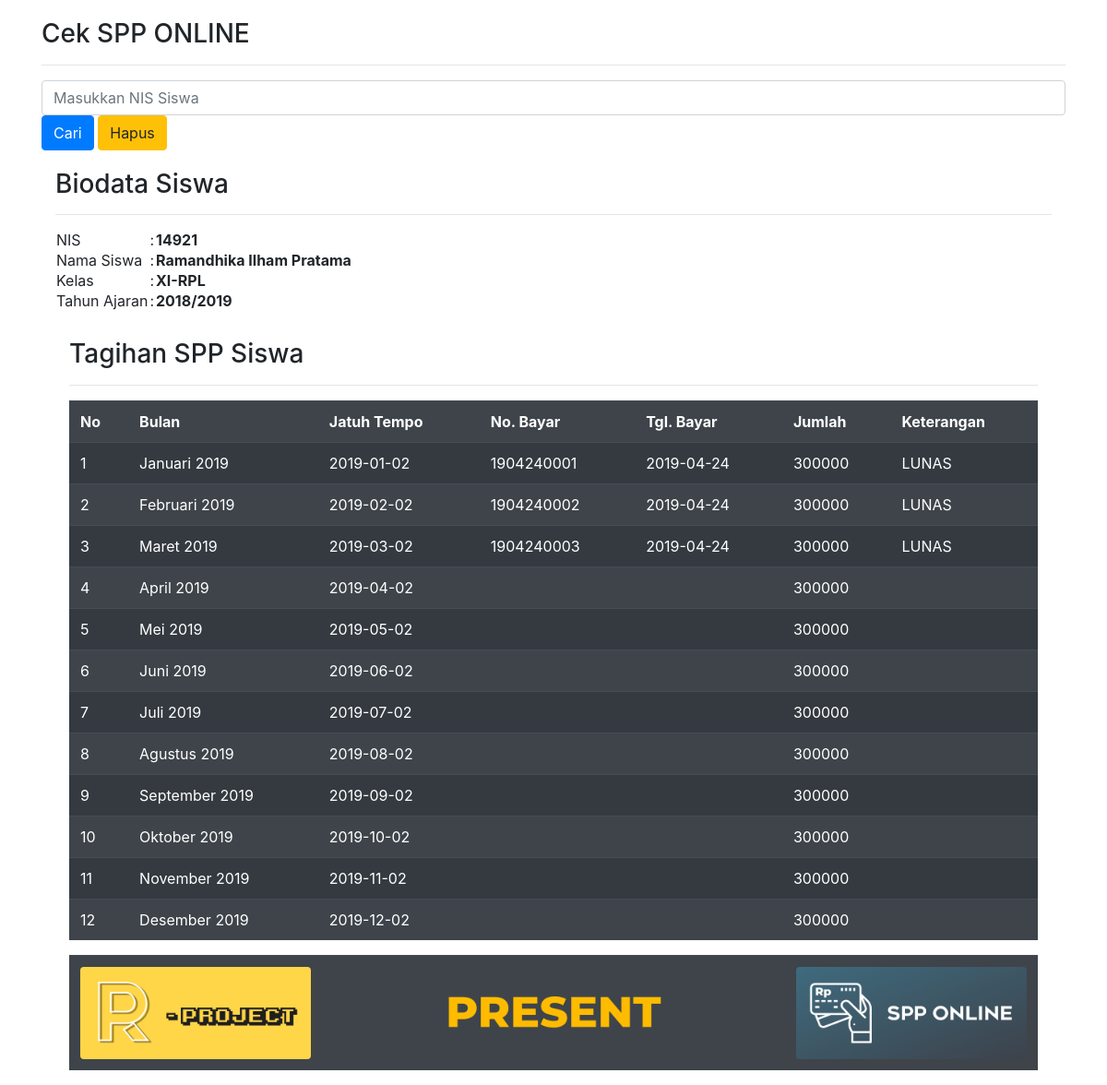
The app's page /index.php?nis=14921 with its own data.
### tables this page shows
CREATE TABLE `siswa` (
  `idsiswa` int(10) NOT NULL AUTO_INCREMENT,
  `nis` varchar(10) DEFAULT NULL,
  `namasiswa` varchar(40) DEFAULT NULL,
  `kelas` varchar(90) DEFAULT NULL,
  `tahunajaran` varchar(10) DEFAULT NULL,
  `biaya` int(20) DEFAULT NULL,
  PRIMARY KEY (`idsiswa`)
);

CREATE TABLE `spp` (
  `idspp` int(100) NOT NULL AUTO_INCREMENT,
  `idsiswa` int(10) DEFAULT NULL,
  `jatuhtempo` date DEFAULT NULL,
  `bulan` varchar(20) DEFAULT NULL,
  `nobayar` varchar(10) DEFAULT NULL,
  `tglbayar` date DEFAULT NULL,
  `jumlah` int(20) DEFAULT NULL,
  `ket` varchar(20) DEFAULT NULL,
  `idadmin` int(5) DEFAULT NULL,
  PRIMARY KEY (`idspp`),
  KEY `fk_admin` (`idadmin`),
  KEY `fk_siswa` (`idsiswa`),
  CONSTRAINT `fk_admin` FOREIGN KEY (`idadmin`) REFERENCES `admin` (`idadmin`) ON UPDATE CASCADE,
  CONSTRAINT `fk_siswa` FOREIGN KEY (`idsiswa`) REFERENCES `siswa` (`idsiswa`) ON DELETE CASCADE ON UPDATE CASCADE
);

### index.php (the view, shortened to what this page needs)
<?php
include "koneksi.php";
?>
<link rel="stylesheet" href="css/bootstrap.min.css">
<head>
</head>
<div class="container" style="margin-top:20px">
<h3>Cek SPP ONLINE</h3>
<hr>
<form method="get" action="">
	<form class="form-inline my-2 my-lg-0">
      <input class="form-control mr-sm-2" type="text" name="nis" placeholder="Masukkan NIS Siswa" aria-label="Search">
      <button class="btn btn-primary my-2 my-sm-0" type="submit">Cari</button>
			<button class="btn btn-warning my-2 my-sm-0" href="logout_siswa.php">Hapus</button>
    </form>
</form>
<?php
if(isset($_GET['nis']) && $_GET['nis']!=''){
	$sqlSiswa = mysqli_query($konek, "SELECT * FROM siswa WHERE nis='$_GET[nis]'");
	$ds=mysqli_fetch_array($sqlSiswa);
?>
<div class="container" style="margin-top:20px">
<h3>Biodata Siswa</h3>
<hr>
<table>
	<tr>
		<td>NIS</td>
		<td>:</td>
		<td><b><?php echo $ds['nis']; ?></b></td>
	</tr>
	<tr>
		<td>Nama Siswa</td>
		<td>:</td>
		<td><b><?php echo $ds['namasiswa']; ?></b></td>
	</tr>
	<tr>
		<td>Kelas</td>
		<td>:</td>
		<td><b><?php echo $ds['kelas']; ?></b></td>
	</tr>
	<tr>
		<td>Tahun Ajaran</td>
		<td>:</td>
		<td><b><?php echo $ds['tahunajaran']; ?></b></td>
	</tr>
</table>
<div class="container" style="margin-top:30px">
<h3>Tagihan SPP Siswa</h3>
<hr>
<table class="table table-striped table-dark">
	<tr>
		<th>No</th>
		<th>Bulan</th>
		<th>Jatuh Tempo</th>
		<th>No. Bayar</th>
		<th>Tgl. Bayar</th>
		<th>Jumlah</th>
		<th>Keterangan</th>
	</tr>
	<?php
	$sql = mysqli_query($konek, "SELECT * FROM spp WHERE idsiswa='$ds[idsiswa]' ORDER BY jatuhtempo ASC");
	$no=1;
	while($d=mysqli_fetch_array($sql)){
		echo "<tr>
			<td>$no</td>
			<td>$d[bulan]</td>
			<td>$d[jatuhtempo]</td>
			<td>$d[nobayar]</td>
			<td>$d[tglbayar]</td>
			<td>$d[jumlah]</td>
			<td>$d[ket]</td>
		</tr>";
		$no++;
	}
	?>
</table>
				<div class="table-responsive">
    	  	<table class="table table-striped table-dark">
     		   	<tr>
					<td><a href="index_admin.php"><img src="img/rp.png" alt="footer-logo" width=250px height=100px class="rounded float-left"></a></td>
					<td><a href="index_admin.php"><img src="img/present.png" alt="footer-logo" width=250px height=100px class="rounded mx-auto d-block"></a></td>
					<td><a href="index_admin.php"><img src="img/spponline.png" alt="footer-logo" width=250px height=100px class="rounded float-right"></a></td>
            </tr>
          </table>
       	</div>
<?php
}
?>

### records on screen
siswa: nis "14921", namasiswa "Ramandhika Ilham Pratama", kelas "XI-RPL", tahunajaran "2018/2019"
spp: bulan "Januari 2019", jatuhtempo "2019-01-02", nobayar "1904240001", tglbayar "2019-04-24", jumlah "300000", ket "LUNAS"
spp: bulan "Februari 2019", jatuhtempo "2019-02-02", nobayar "1904240002", tglbayar "2019-04-24", jumlah "300000", ket "LUNAS"
spp: bulan "Maret 2019", jatuhtempo "2019-03-02", nobayar "1904240003", tglbayar "2019-04-24", jumlah "300000", ket "LUNAS"
spp: bulan "April 2019", jatuhtempo "2019-04-02", jumlah "300000"
spp: bulan "Mei 2019", jatuhtempo "2019-05-02", jumlah "300000"
spp: bulan "Juni 2019", jatuhtempo "2019-06-02", jumlah "300000"
spp: bulan "Juli 2019", jatuhtempo "2019-07-02", jumlah "300000"
spp: bulan "Agustus 2019", jatuhtempo "2019-08-02", jumlah "300000"
spp: bulan "September 2019", jatuhtempo "2019-09-02", jumlah "300000"
spp: bulan "Oktober 2019", jatuhtempo "2019-10-02", jumlah "300000"
spp: bulan "November 2019", jatuhtempo "2019-11-02", jumlah "300000"
spp: bulan "Desember 2019", jatuhtempo "2019-12-02", jumlah "300000"
